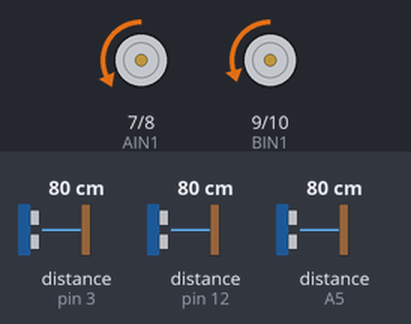
The sketch below on a simulated Arduino Uno, built with avr-gcc and run on an emulated ATmega328P. On the bench: motor-driver pin pairs drawn as motors (green arrow = first pin HIGH = forward, orange = second pin HIGH = backward, longer = more drive, scaled by the enable pin). Wiring (inferred from the names in the program): 3 × ultrasonic range finder: trigger pin 2, echo pin 3 / trigger pin 4, echo pin 12 / trigger A4, echo A5. The inputs (shaded band) are chosen by the test bench; at power-on: distance to the obstacle (sensors on pin 12, A5, pin 3) 80 cm. The echo pulse lasts 58.3 µs per cm.

Above: at 3.2 s.
3.3 s: distance to the obstacle (sensor on pin 12) set to 14 cm
4.8 s: distance to the obstacle (sensor on pin 12) set to 11 cm
At 5.04 s:
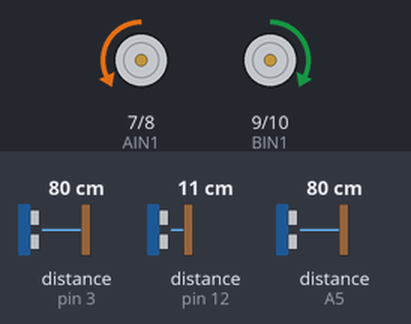
At 5.76 s:
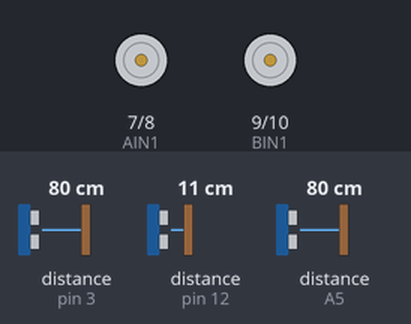
7.8 s: distance to the obstacle (sensor on A5) set to 35 cm
10.8 s: distance to the obstacle (sensor on A5) set to 27 cm
At 11.28 s:
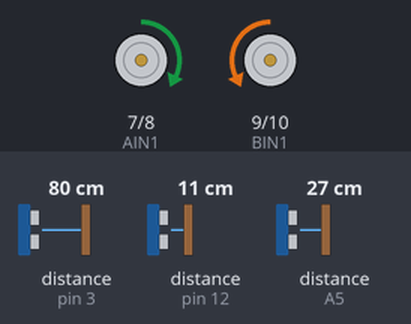
13.8 s: distance to the obstacle (sensor on A5) set to 60 cm
16.8 s: distance to the obstacle (sensor on A5) set to 2 cm
Timing chart, 0 to 20.8 s (numbered marks = the images above; inputs shaded):
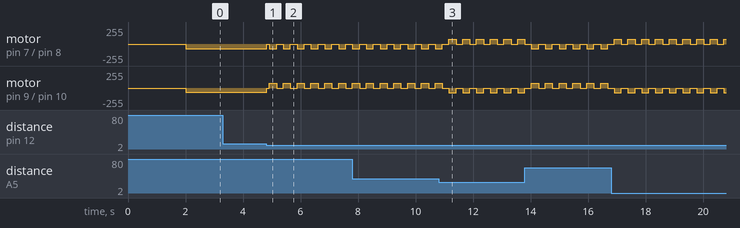

Measured:
- the behaviour switches between 13 and 12 cm on distance to the obstacle (sensor on pin 12) (found by bisection; images 0 and 1)
- the behaviour switches between 31 and 30 cm on distance to the obstacle (sensor on A5) (found by bisection; images 2 and 3)
- after the input at 3.3 s, every drawn part: stays the same
- after the input at 4.8 s, motor on pin 7 (AIN1) / pin 8 (AIN2): backward 70/255 → stopped at once, then repeats every 0.48 s: backward 70/255 0.25 s, stopped 0.23 s; motor on pin 9 (BIN1) / pin 10 (BIN2): backward 60/255 → stopped at once, then repeats every 0.48 s: forward 70/255 0.25 s, stopped 0.23 s

The sketch:

bizhang.ino
```cpp
// ==================== 引脚定义 (基于接线表状态B) ====================

// 底盘驱动引脚 (左轮)

#define PWMA 5

#define AIN1 7

#define AIN2 8


// 底盘驱动引脚 (右轮)

#define PWMB 6

#define BIN1 9

#define BIN2 10


// 超声波雷达引脚

#define TRIG_L 2

#define ECHO_L 3

#define TRIG_C 4

#define ECHO_C 12

#define TRIG_R A4

#define ECHO_R A5


// ==================== 运动参数配置 ====================

const int BASE_SPEED = 70;         // 基础前行速度 (建议不要太快，赛道窄)

const int TURN_SPEED = 70;        // 原地转向速度 (克服静摩擦力)

const int MOTOR_OFFSET = -10;      // 底盘电机固有偏差修正值，确保基准直线能力


const float Kp = 3.3;              // 居中比例系数 (需根据实车反应速度微调)


const int FRONT_TURN_DIST = 12;    // 前方遇到障碍物的转弯阈值 (考虑到车长25cm，需提早转)

const int SIDE_MAX_VALID = 30;     // 侧边超声波最大有效距离，防止赛道开口处误判


void setup() {

  Serial.begin(9600); // 预留硬件串口打印调试数据


  // 电机引脚初始化

  pinMode(PWMA, OUTPUT); pinMode(AIN1, OUTPUT); pinMode(AIN2, OUTPUT);

  pinMode(PWMB, OUTPUT); pinMode(BIN1, OUTPUT); pinMode(BIN2, OUTPUT);


  // 超声波引脚初始化

  pinMode(TRIG_L, OUTPUT); pinMode(ECHO_L, INPUT);

  pinMode(TRIG_C, OUTPUT); pinMode(ECHO_C, INPUT);

  pinMode(TRIG_R, OUTPUT); pinMode(ECHO_R, INPUT);


  delay(2000); // 开机缓冲，等待传感器稳定

}


void loop() {

  // 获取三路超声波距离 (单位: cm)

  float distL = getDistance(TRIG_L, ECHO_L);

  float distC = getDistance(TRIG_C, ECHO_C);

  float distR = getDistance(TRIG_R, ECHO_R);


  // 核心清洗逻辑：处理测不到 (-1) 或 距离过大的情况

  // 侧边超声波：测不到或太远，都视为达到了有效追踪的上限

  if (distL <= 0 || distL > SIDE_MAX_VALID) distL = SIDE_MAX_VALID;

  if (distR <= 0 || distR > SIDE_MAX_VALID) distR = SIDE_MAX_VALID;


  // 正前超声波：测不到说明正前方无限远，非常安全

  if (distC <= 0) distC = 999;


  // 1. 障碍物避让逻辑 (优先级最高)

  if (distC > 0 && distC < FRONT_TURN_DIST) {

    stopMotors();

    delay(100); // 刹车缓冲


    // 判断左右哪边宽敞，执行原地 45° 转弯

    if (distL > distR) {

      spinLeft();

      delay(250); // 【极客备注】此时间需根据TURN_SPEED和电池电压实测，刚好转45度为止

    } else {

      spinRight();

      delay(250); // 同上，调参重点

    }

    stopMotors();

    delay(100);

  }

  // 2. 直行与动态居中逻辑 (前方安全)

  else {

    // 简易P控制器：差值 = 左边距 - 右边距

    // 如果左边更近(distL变小)，差值为负，修正值 correction 变负

    // 左轮需要减速，右轮需要加速，促使车体向右微调

    float error = distL - distR;

    int correction = error * Kp;


    // 限制修正幅度，防止矫枉过正导致撞墙

    correction = constrain(correction, -40, 40);


    // 叠加偏差修正与居中修正

    int speedL = BASE_SPEED + correction;

    int speedR = BASE_SPEED - correction + MOTOR_OFFSET;


    // 限幅保护

    speedL = constrain(speedL, 0, 255);

    speedR = constrain(speedR, 0, 255);


    moveForward(speedL, speedR);

  }


  delay(20); // 循环周期，防止超声波发波冲突

}


// ==================== 传感器驱动 ====================

float getDistance(int trig, int echo) {

  digitalWrite(trig, LOW); delayMicroseconds(2);

  digitalWrite(trig, HIGH); delayMicroseconds(10);

  digitalWrite(trig, LOW);

  float duration = pulseIn(echo, HIGH, 30000); // 超时设置为30ms(约5米)，防卡死

  if (duration == 0) return 999; // 未测到返回大值

  return duration * 0.017;

}


// ==================== 底盘运动学 (已修正反向问题) ====================

void moveForward(int spdL, int spdR) {

  // 状态反转：LOW在前，HIGH在后

  digitalWrite(AIN1, LOW); digitalWrite(AIN2, HIGH); analogWrite(PWMA, spdL);

  digitalWrite(BIN1, LOW); digitalWrite(BIN2, HIGH); analogWrite(PWMB, spdR);

}


void spinLeft() { // 原地左转

  // 左轮倒转，右轮正转

  digitalWrite(AIN1, HIGH); digitalWrite(AIN2, LOW); analogWrite(PWMA, TURN_SPEED);

  digitalWrite(BIN1, LOW); digitalWrite(BIN2, HIGH); analogWrite(PWMB, TURN_SPEED);

}


void spinRight() { // 原地右转

  // 左轮正转，右轮倒转

  digitalWrite(AIN1, LOW); digitalWrite(AIN2, HIGH); analogWrite(PWMA, TURN_SPEED);

  digitalWrite(BIN1, HIGH); digitalWrite(BIN2, LOW); analogWrite(PWMB, TURN_SPEED);

}


void stopMotors() { // 紧急制动 (保持不变)

  digitalWrite(AIN1, LOW); digitalWrite(AIN2, LOW); analogWrite(PWMA, 0);

  digitalWrite(BIN1, LOW); digitalWrite(BIN2, LOW); analogWrite(PWMB, 0);

}
```
